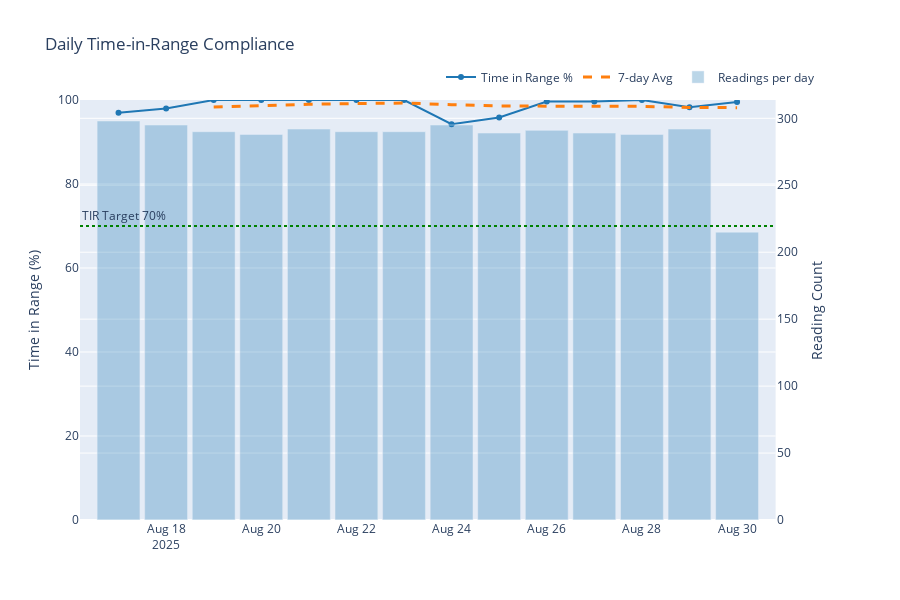

Write notebook code for a chart like this one.
### Code cell
if daily_kpis.empty:
    raise RuntimeError(
        "No daily KPI records were produced—verify glucose data coverage."
    )

fig_daily_overview = make_subplots(specs=[[{"secondary_y": True}]])
fig_daily_overview.add_trace(
    go.Scatter(
        x=daily_kpis["date"],
        y=daily_kpis["time_in_range_pct"],
        name="Time in Range %",
        mode="lines+markers",
        hovertemplate="%{x|%Y-%m-%d}: %{y:.1f}%<extra></extra>",
        line=dict(color="#1f77b4", width=2),
    ),
    secondary_y=False,
)
fig_daily_overview.add_trace(
    go.Scatter(
        x=daily_kpis["date"],
        y=daily_kpis["rolling_7d_tir_pct"],
        name="7-day Avg",
        mode="lines",
        line=dict(color="#ff7f0e", width=3, dash="dash"),
        hovertemplate="7d avg: %{y:.1f}%<extra></extra>",
    ),
    secondary_y=False,
)
fig_daily_overview.add_trace(
    go.Bar(
        x=daily_kpis["date"],
        y=daily_kpis["reading_count"],
        name="Readings per day",
        marker_color="rgba(31, 119, 180, 0.3)",
        hovertemplate="%{x|%Y-%m-%d}: %{y} readings<extra></extra>",
    ),
    secondary_y=True,
)
fig_daily_overview.add_hline(
    y=70,
    line=dict(color="green", dash="dot"),
    annotation_text="TIR Target 70%",
    annotation_position="top left",
)
fig_daily_overview.update_yaxes(
    title_text="Time in Range (%)", secondary_y=False, range=[0, 100]
)
fig_daily_overview.update_yaxes(title_text="Reading Count", secondary_y=True)
fig_daily_overview.update_layout(
    title="Daily Time-in-Range Compliance",
    legend=dict(orientation="h", yanchor="bottom", y=1.02, xanchor="right", x=1),
    hovermode="x unified",
    bargap=0.1,
    height=600,
)
fig_daily_overview.show()

### Figure 1 — Plotly figure (JSON) as saved in the notebook; plotly's stock layout.template omitted (floating-point values rounded to 4 significant figures)
{"data": [{"hovertemplate": "%{x|%Y-%m-%d}: %{y:.1f}%<extra></extra>", "line": {"color": "#1f77b4", "width": 2}, "mode": "lines+markers", "name": "Time in Range %", "type": "scatter", "x": ["2025-08-17T00:00:00.000000000", "2025-08-18T00:00:00.000000000", "2025-08-19T00:00:00.000000000", "2025-08-20T00:00:00.000000000", "2025-08-21T00:00:00.000000000", "2025-08-22T00:00:00.000000000", "2025-08-23T00:00:00.000000000", "2025-08-24T00:00:00.000000000", "2025-08-25T00:00:00.000000000", "2025-08-26T00:00:00.000000000", "2025-08-27T00:00:00.000000000", "2025-08-28T00:00:00.000000000", "2025-08-29T00:00:00.000000000", "2025-08-30T00:00:00.000000000"], "xaxis": "x", "y": [96.98, 97.97, 100.0, 100.0, 100.0, 100.0, 100.0, 94.24, 95.85, 99.66, 99.65, 100.0, 98.29, 99.53], "yaxis": "y"}, {"hovertemplate": "7d avg: %{y:.1f}%<extra></extra>", "line": {"color": "#ff7f0e", "dash": "dash", "width": 3}, "mode": "lines", "name": "7-day Avg", "type": "scatter", "x": ["2025-08-17T00:00:00.000000000", "2025-08-18T00:00:00.000000000", "2025-08-19T00:00:00.000000000", "2025-08-20T00:00:00.000000000", "2025-08-21T00:00:00.000000000", "2025-08-22T00:00:00.000000000", "2025-08-23T00:00:00.000000000", "2025-08-24T00:00:00.000000000", "2025-08-25T00:00:00.000000000", "2025-08-26T00:00:00.000000000", "2025-08-27T00:00:00.000000000", "2025-08-28T00:00:00.000000000", "2025-08-29T00:00:00.000000000", "2025-08-30T00:00:00.000000000"], "xaxis": "x", "y": [NaN, NaN, 98.32, 98.74, 98.99, 99.16, 99.28, 98.89, 98.58, 98.54, 98.49, 98.49, 98.24, 98.17], "yaxis": "y"}, {"hovertemplate": "%{x|%Y-%m-%d}: %{y} readings<extra></extra>", "marker": {"color": "rgba(31, 119, 180, 0.3)"}, "name": "Readings per day", "type": "bar", "x": ["2025-08-17T00:00:00.000000000", "2025-08-18T00:00:00.000000000", "2025-08-19T00:00:00.000000000", "2025-08-20T00:00:00.000000000", "2025-08-21T00:00:00.000000000", "2025-08-22T00:00:00.000000000", "2025-08-23T00:00:00.000000000", "2025-08-24T00:00:00.000000000", "2025-08-25T00:00:00.000000000", "2025-08-26T00:00:00.000000000", "2025-08-27T00:00:00.000000000", "2025-08-28T00:00:00.000000000", "2025-08-29T00:00:00.000000000", "2025-08-30T00:00:00.000000000"], "xaxis": "x", "y": [298, 295, 290, 288, 292, 290, 290, 295, 289, 291, 289, 288, 292, 215], "yaxis": "y2"}], "layout": {"annotations": [{"showarrow": false, "text": "TIR Target 70%", "x": 0, "xanchor": "left", "xref": "x domain", "y": 70, "yanchor": "bottom", "yref": "y"}], "bargap": 0.1, "height": 600, "hovermode": "x unified", "legend": {"orientation": "h", "x": 1, "xanchor": "right", "y": 1.02, "yanchor": "bottom"}, "shapes": [{"line": {"color": "green", "dash": "dot"}, "type": "line", "x0": 0, "x1": 1, "xref": "x domain", "y0": 70, "y1": 70, "yref": "y"}], "title": {"text": "Daily Time-in-Range Compliance"}, "xaxis": {"anchor": "y", "domain": [0, 0.94]}, "yaxis": {"anchor": "x", "domain": [0, 1], "range": [0, 100], "title": {"text": "Time in Range (%)"}}, "yaxis2": {"anchor": "x", "overlaying": "y", "side": "right", "title": {"text": "Reading Count"}}}}
